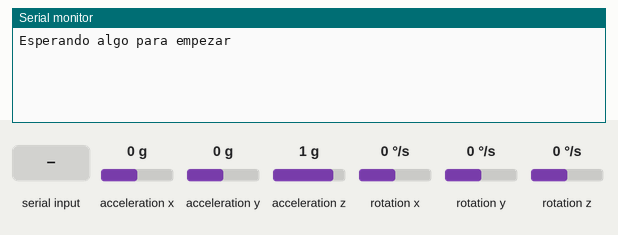
This sketch was run on a simulated Arduino Mega 2560, built for the host (arithmetic inside an expression is 32-bit, double 64-bit). Shown: the last lines printed to the serial monitor. The test bench sets the inputs (shaded band); at power-on: rotation z 0 °/s, acceleration x 0 g, acceleration y 0 g, acceleration z 1 g, rotation x 0 °/s, rotation y 0 °/s.

Above: at 0.8 s.
0.9 s: "A" received over Serial
At 1.3 s:
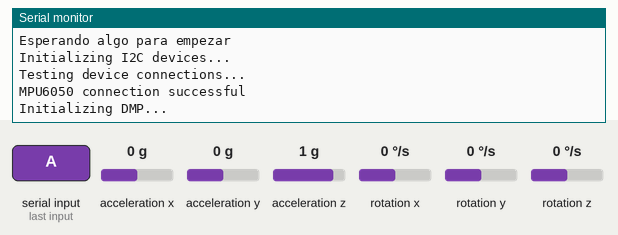
2.4 s: rotation z set to -192 °/s
At 2.49 s:
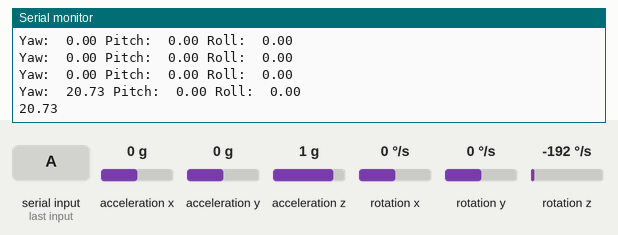
4.0 s: acceleration x set to -1.4 g
At 4.1 s:
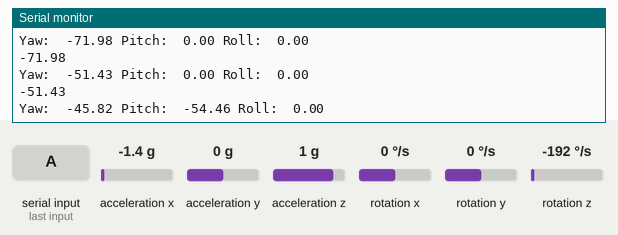
5.5 s: acceleration y set to -1.4 g
At 5.6 s:
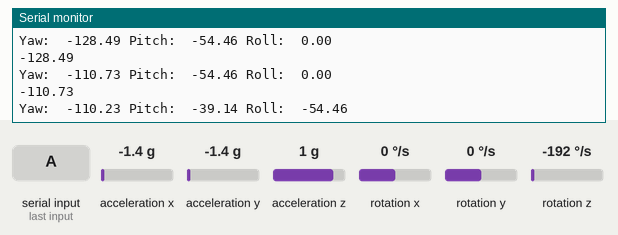
7.0 s: acceleration z set to 1.4 g
At 7.1 s:
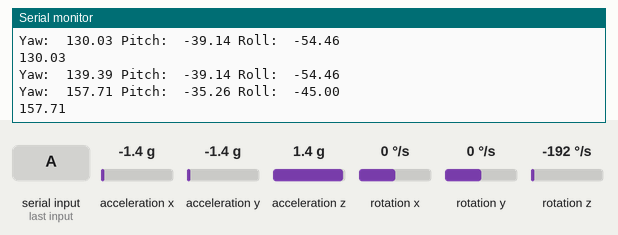
Timing chart, 0 to 10.0 s (numbered marks = the images above; inputs shaded):
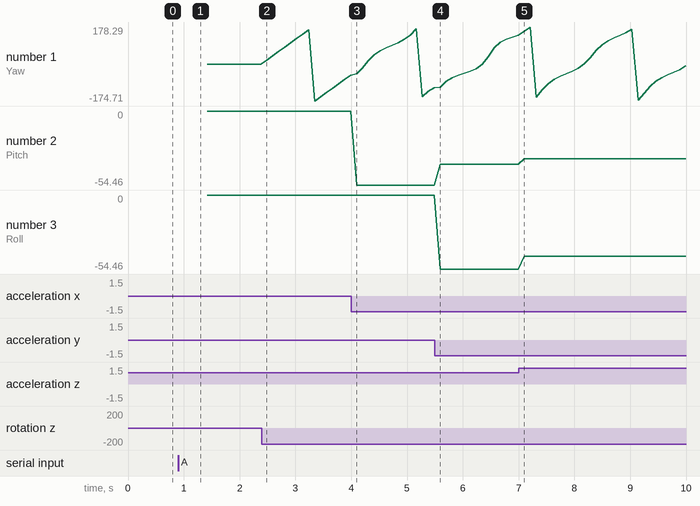

Measured:
- after the input at 0.9 s, the serial monitor: prints a new line at once (image 1)
- after the input at 2.4 s, the serial monitor: prints a new line after 0.09 s (image 2)
- after the input at 4.0 s, the serial monitor: prints a new line after 0.10 s (image 3)
- plotted number 1: 0 → -51.43 after the input at 2.4 s, -51.43 → -110.73 after the input at 4.0 s
- plotted number 2: 0 → -54.46 after the input at 4.0 s

The sketch:

Whame_Arm_1.0.ino
```cpp
#include <SoftwareSerial.h>
#include "Wire.h"
#include "I2Cdev.h"
#include "MPU6050_6Axis_MotionApps20.h"

SoftwareSerial modBluetooth(1, 2);  //SoftwareSerial mySerial (rxPin, txPin);
MPU6050 mpu;
char body;
int sensibility;
//#define APP 1;

//aux variables
float horizontal;
float vertical;
float clicks;
float prev_clicks;
boolean click = false;

#define INTERRUPT_PIN 23

#define spamtimer(t) for (static uint32_t SpamTimer; (uint32_t)(millis() - SpamTimer) >= (t); SpamTimer = millis())

// Timer variables
unsigned long primero = 0;
unsigned long segundo = 0;

void mouse_event(byte b, int movi) {
  modBluetooth.write(b);
  modBluetooth.write(movi);
  modBluetooth.write(0x2C);
}
void mouse_event_hid(int buttons, float x, float y, int wheel) {
  modBluetooth.write(0xFD);
  modBluetooth.write(0x05);
  modBluetooth.write(0x02);
  modBluetooth.write(buttons);//
  modBluetooth.write(x);//(x);
  modBluetooth.write(y);//(y);
  modBluetooth.write(wheel);//(wheel);
}

// MPU control/status vars
bool dmpReady = false;  // set true if DMP init was successful
uint8_t mpuIntStatus;   // holds actual interrupt status byte from MPU
uint8_t devStatus;      // return status after each device operation (0 = success, !0 = error)
uint16_t packetSize;    // expected DMP packet size (default is 42 bytes)
uint16_t fifoCount;     // count of all bytes currently in FIFO
uint8_t fifoBuffer[64]; // FIFO storage buffer

// orientation/motion vars
Quaternion q;           // [w, x, y, z]         quaternion container
VectorInt16 aa;         // [x, y, z]            accel sensor measurements
VectorInt16 aaReal;     // [x, y, z]            gravity-free accel sensor measurements
VectorInt16 aaWorld;    // [x, y, z]            world-frame accel sensor measurements
VectorFloat gravity;    // [x, y, z]            gravity vector
float euler[3];         // [psi, theta, phi]    Euler angle container
float ypr[3];           // [yaw, pitch, roll]   yaw/pitch/roll container and gravity vector

void serialReadings() {
  Serial.print("ypr\t");
  Serial.print(ypr[0] * 180 / M_PI);
  Serial.print("\t");
  Serial.print(ypr[1] * 180 / M_PI);
  Serial.print("\t");
  Serial.print(ypr[2] * 180 / M_PI);
  Serial.println();
}

void initIMU() {
  // initialize device
  Serial.println(F("Initializing I2C devices..."));
  mpu.initialize();
  pinMode(INTERRUPT_PIN, INPUT);

  // verify connection
  Serial.println(F("Testing device connections..."));
  Serial.println(mpu.testConnection() ? F("MPU6050 connection successful") : F("MPU6050 connection failed"));

  // wait for ready
  /*Serial.println(F("\nSend any character to begin DMP programming and demo: "));
    while (Serial.available() && Serial.read()); // empty buffer
    while (!Serial.available());                 // wait for data
    while (Serial.available() && Serial.read()); // empty buffer again*/

  // load and configure the DMP
  Serial.println(F("Initializing DMP..."));
  devStatus = mpu.dmpInitialize();

  // supply your own gyro offsets here, scaled for min sensitivity
  mpu.setXGyroOffset(220);
  mpu.setYGyroOffset(76);
  mpu.setZGyroOffset(-85);
  mpu.setZAccelOffset(1788); // 1688 factory default for my test chip

  // make sure it worked (returns 0 if so)
  if (devStatus == 0) {
    // Calibration Time: generate offsets and calibrate our MPU6050
    mpu.CalibrateAccel(6);
    mpu.CalibrateGyro(6);
    mpu.PrintActiveOffsets();
    // turn on the DMP, now that it's ready
    Serial.println(F("Enabling DMP..."));
    mpu.setDMPEnabled(true);

    // enable Arduino interrupt detection
    Serial.print(F("Enabling interrupt detection (Arduino external interrupt "));
    Serial.print(digitalPinToInterrupt(INTERRUPT_PIN));
    Serial.println(F(")..."));
    //attachInterrupt(digitalPinToInterrupt(INTERRUPT_PIN), dmpDataReady, RISING);
    mpuIntStatus = mpu.getIntStatus();

    // set our DMP Ready flag so the main loop() function knows it's okay to use it
    Serial.println(F("DMP ready! Waiting for first interrupt..."));
    dmpReady = true;

    // get expected DMP packet size for later comparison
    packetSize = mpu.dmpGetFIFOPacketSize();
  } else {
    // ERROR!
    // 1 = initial memory load failed
    // 2 = DMP configuration updates failed
    // (if it's going to break, usually the code will be 1)
    Serial.print(F("DMP Initialization failed (code "));
    Serial.print(devStatus);
    Serial.println(F(")"));
  }
}

void updateIMU() {
  // read a packet from FIFO
  if (mpu.dmpGetCurrentFIFOPacket(fifoBuffer)) { // Get the Latest packet

    // display Euler angles in degrees
    mpu.dmpGetQuaternion(&q, fifoBuffer);
    mpu.dmpGetGravity(&gravity, &q);
    mpu.dmpGetYawPitchRoll(ypr, &q, &gravity);

    float prev_yaw;
    bool deslizar = false;

    float yaw = ypr[0] * 180 / M_PI;
    float pitch = ypr[1] * 180 / M_PI;
    float roll = ypr[2] * 180 / M_PI;
    if (abs(prev_yaw - yaw) < 2) {
      yaw = prev_yaw;
    }
    prev_yaw = yaw;
    Serial.print("Yaw:\t");
    Serial.print(yaw);
    Serial.print(" Pitch:\t");
    Serial.print(pitch);
    Serial.print(" Roll:\t");
    Serial.println(roll);

    //This is to write on the bluetooth module
    prev_clicks = clicks;


    //if it is wore in the arm
    if (body == 'A') {
      horizontal = -pitch;
      vertical = roll;
      clicks = yaw;

    } else {
      //if it is wore in the head
      horizontal = -roll;
      vertical = pitch;
      clicks = yaw;
    }

    if (horizontal > sensibility || horizontal < -sensibility) {
      //modBluetooth.write((String)"Se esta moviendo el mouse en direccion horizontal: "+yaw);
      //Serial.println((String)"Se esta moviendo el mouse en direccion horizontal: "+horizontal);
      if (deslizar) {
      } else {
#ifdef APP
        mouse_event((byte)0x78, horizontal);
#else
        mouse_event_hid(0, horizontal, 0, 0);
#endif
      }


    }
    if (vertical >  sensibility || vertical < -sensibility) {
      //modBluetooth.write((String)"Se esta moviendo el mouse en direccion horizontal: "+yaw);
      //Serial.println((String)"Se esta moviendo el mouse en direccion vertical: " + vertical);
      if (deslizar) {

      } else {
#ifdef APP
        mouse_event((byte)0x79, vertical);
#else
        mouse_event_hid(0, 0, vertical, 0);
#endif
      }

    }

    if (abs(clicks - prev_clicks) > 10) {
      //modBluetooth.write((String)"Se esta moviendo el mouse en direccion horizontal: "+yaw);
      if (click == false) {
        primero = millis();
        click = true;
#ifdef APP
        mouse_event((byte)0x7A, clicks);
#else
        mouse_event_hid(9, 0, 0, 0);
        mouse_event_hid(0, 0, 0, 0);
#endif
      }
      else{
        segundo=millis();
        if((segundo - primero)<2000){

        }else{
          click = false;
        }
      }
      Serial.println(clicks);
    }
  }
}


void setup() {
  // join I2C bus (I2Cdev library doesn't do this automatically)
#if I2CDEV_IMPLEMENTATION == I2CDEV_ARDUINO_WIRE
  Wire.begin();
  Wire.setClock(400000); // 400kHz I2C clock. Comment this line if having compilation difficulties
#elif I2CDEV_IMPLEMENTATION == I2CDEV_BUILTIN_FASTWIRE
  Fastwire::setup(400, true);
#endif

  Serial.begin(115200);     // set the serial monitor to 115200 bauds
  modBluetooth.begin(115200);  //set the serial bluetooth rate to 115200
  Serial.println("Esperando algo para empezar");

#ifdef APP
  while (!modBluetooth.available());
  char character;
  int i = 0;
  while (modBluetooth.available() > 0) {
    if (i == 0) {
      body = modBluetooth.read();
      i = 1;
    } else {
      character = modBluetooth.read();
      data.concat(character);
    }
  }
  sensibility = data.toInt();
  Serial.println("Empezando a calibrar, no te muevas...");

  initIMU();
#else
  while (Serial.available() && Serial.read());    // read serial monitor
  while (!Serial.available());        // wait if empty
  while (Serial.available() && Serial.read());    // read serial monitor
  body = 'A';   //'A' o 'H'
  sensibility = 15;
  initIMU();
#endif

}

void loop() {
  // if programming failed, don't try to do anything
  if (!dmpReady) return;

  spamtimer(100) {
    updateIMU();
  }

  //serialReadings();

}
```
